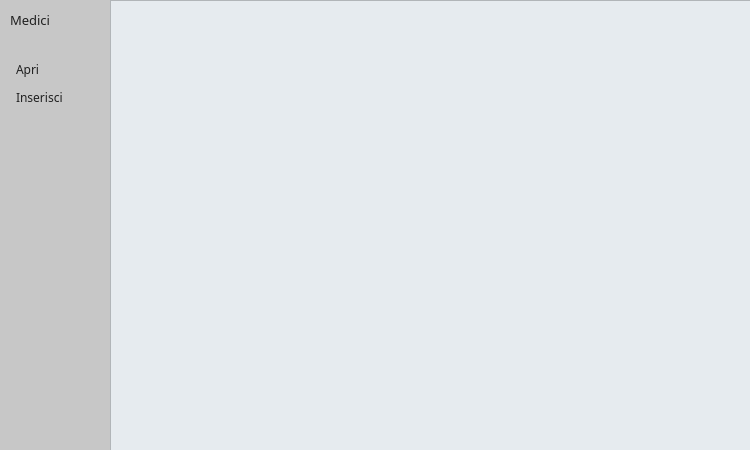
<?xml version="1.0" encoding="UTF-8"?>
<ui version="4.0">
 <class>ProntoSoccorso</class>
 <widget class="QWidget" name="ProntoSoccorso">
  <property name="geometry">
   <rect>
    <x>0</x>
    <y>0</y>
    <width>750</width>
    <height>450</height>
   </rect>
  </property>
  <property name="minimumSize">
   <size>
    <width>750</width>
    <height>450</height>
   </size>
  </property>
  <property name="maximumSize">
   <size>
    <width>750</width>
    <height>450</height>
   </size>
  </property>
  <property name="windowTitle">
   <string>Form</string>
  </property>
  <property name="styleSheet">
   <string notr="true">background-color: rgb(199, 199, 199);</string>
  </property>
  <widget class="QListView" name="listView">
   <property name="geometry">
    <rect>
     <x>110</x>
     <y>0</y>
     <width>641</width>
     <height>451</height>
    </rect>
   </property>
   <property name="cursor" stdset="0">
    <cursorShape>PointingHandCursor</cursorShape>
   </property>
   <property name="styleSheet">
    <string notr="true">background-color: rgb(230, 235, 239);
color: rgb(32, 32, 32);</string>
   </property>
  </widget>
  <widget class="QPushButton" name="ButtonApri">
   <property name="geometry">
    <rect>
     <x>6</x>
     <y>57</y>
     <width>95</width>
     <height>25</height>
    </rect>
   </property>
   <property name="font">
    <font>
     <family>Montserrat SemiBold</family>
     <weight>50</weight>
     <bold>false</bold>
    </font>
   </property>
   <property name="cursor">
    <cursorShape>PointingHandCursor</cursorShape>
   </property>
   <property name="mouseTracking">
    <bool>false</bool>
   </property>
   <property name="layoutDirection">
    <enum>Qt::LeftToRight</enum>
   </property>
   <property name="styleSheet">
    <string notr="true">QPushButton {
padding-left: 10px;
text-align: left;
background-color: rgb(199, 199, 199);
color: rgb(32, 32, 32);
border-radius: 6px;
}
QPushButton:hover {
background-color: rgb(172, 171, 172);
    }
</string>
   </property>
   <property name="text">
    <string>Apri</string>
   </property>
   <property name="icon">
    <iconset>
     <normaloff>../../../../../../../../OneDrive/Università/Secondo anno/ingegneria del software/Pronto soccorso/MATERIALE/IconaApri.png</normaloff>../../../../../../../../OneDrive/Università/Secondo anno/ingegneria del software/Pronto soccorso/MATERIALE/IconaApri.png</iconset>
   </property>
   <property name="iconSize">
    <size>
     <width>13</width>
     <height>13</height>
    </size>
   </property>
  </widget>
  <widget class="QLabel" name="InfoScheda">
   <property name="geometry">
    <rect>
     <x>10</x>
     <y>10</y>
     <width>100</width>
     <height>20</height>
    </rect>
   </property>
   <property name="font">
    <font>
     <family>Montserrat ExtraBold</family>
     <pointsize>10</pointsize>
     <weight>50</weight>
     <bold>false</bold>
    </font>
   </property>
   <property name="styleSheet">
    <string notr="true">color: rgb(32, 32, 32);</string>
   </property>
   <property name="text">
    <string>Medici</string>
   </property>
   <property name="alignment">
    <set>Qt::AlignLeading|Qt::AlignLeft|Qt::AlignVCenter</set>
   </property>
  </widget>
  <widget class="QPushButton" name="ButtonInserisci">
   <property name="geometry">
    <rect>
     <x>6</x>
     <y>85</y>
     <width>95</width>
     <height>25</height>
    </rect>
   </property>
   <property name="font">
    <font>
     <family>Montserrat SemiBold</family>
     <weight>50</weight>
     <bold>false</bold>
    </font>
   </property>
   <property name="cursor">
    <cursorShape>PointingHandCursor</cursorShape>
   </property>
   <property name="styleSheet">
    <string notr="true">QPushButton {
padding-left: 10;
text-align: left;
background-color: rgb(199, 199, 199);
color: rgb(32, 32, 32);
border-radius: 6px;
}
QPushButton:hover {
background-color: rgb(172, 171, 172);
    }
</string>
   </property>
   <property name="text">
    <string>Inserisci</string>
   </property>
   <property name="icon">
    <iconset>
     <normaloff>../../../../../../../../OneDrive/Università/Secondo anno/ingegneria del software/Pronto soccorso/MATERIALE/IconaInserisci 2.png</normaloff>../../../../../../../../OneDrive/Università/Secondo anno/ingegneria del software/Pronto soccorso/MATERIALE/IconaInserisci 2.png</iconset>
   </property>
   <property name="iconSize">
    <size>
     <width>13</width>
     <height>13</height>
    </size>
   </property>
  </widget>
 </widget>
 <resources/>
 <connections/>
</ui>
